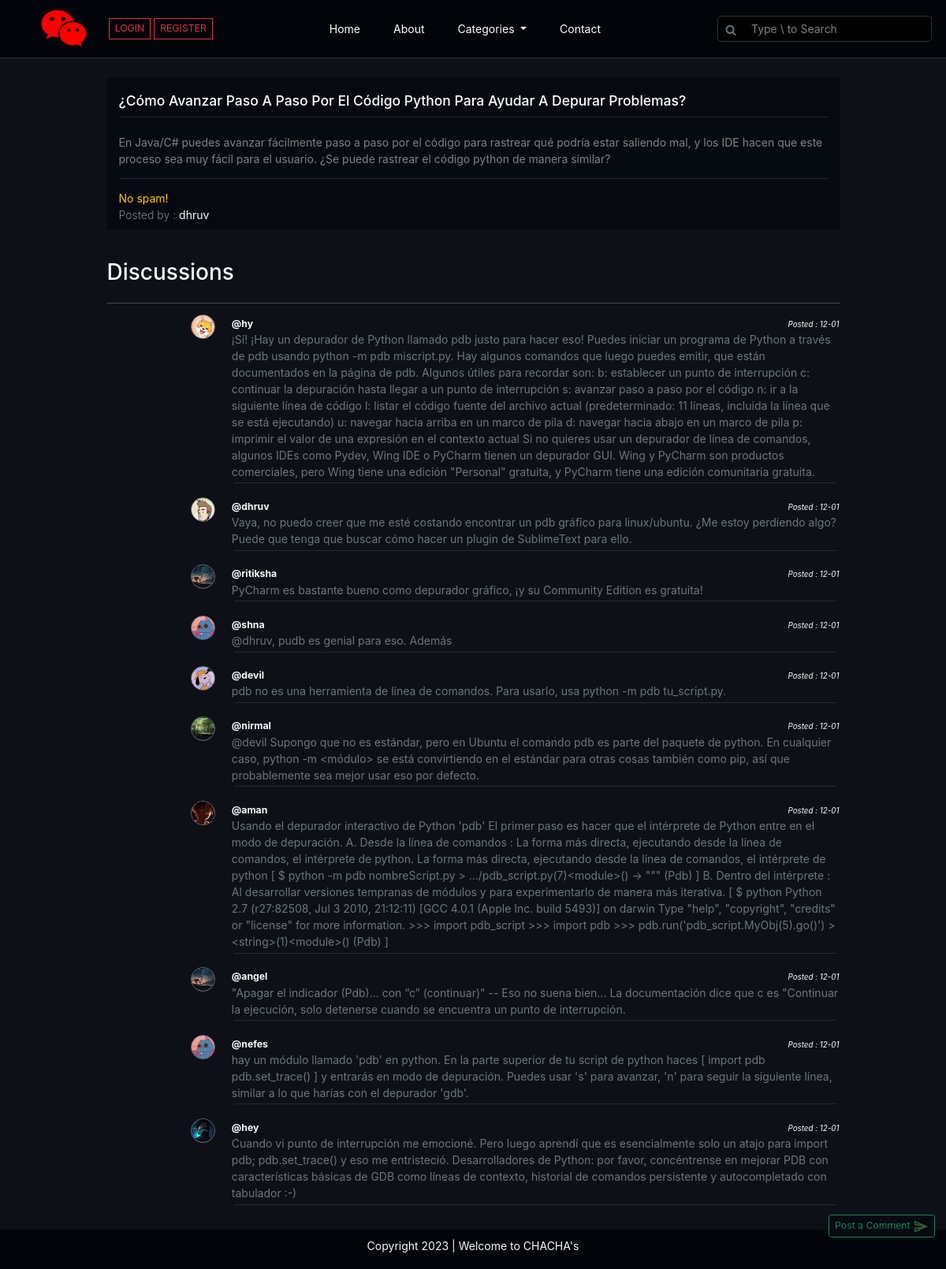
The app's page /thread.php?threadid=7 with its own data.
### tables this page shows
CREATE TABLE `threads` (
  `threads_id` int(255) NOT NULL,
  `threads_title` varchar(100) NOT NULL,
  `threads_desc` text NOT NULL,
  `threads_cat_id` int(255) NOT NULL,
  `threads_user_id` int(255) NOT NULL,
  `threads_reg_date` datetime DEFAULT current_timestamp()
);

CREATE TABLE `users` (
  `id` int(255) NOT NULL,
  `username` varchar(255) NOT NULL,
  `user_email` varchar(30) NOT NULL,
  `password` varchar(255) NOT NULL,
  `user_image` varchar(255) NOT NULL,
  `timestamp` datetime NOT NULL DEFAULT current_timestamp()
);

CREATE TABLE `comments` (
  `comment_id` int(255) NOT NULL,
  `comment_content` text NOT NULL,
  `thread_id` int(255) NOT NULL,
  `comment_by` int(255) NOT NULL,
  `comment_on_id` int(255) NOT NULL,
  `active` int(255) NOT NULL,
  `comment_date` datetime NOT NULL DEFAULT current_timestamp()
);

### thread.php (the view, shortened to what this page needs)
<!DOCTYPE html>
<html lang="en">
<head>
    <link rel="stylesheet" href="https://cdn.jsdelivr.net/npm/bootstrap@5.2.3/dist/css/bootstrap.min.css">
    <link rel="stylesheet" href="https://cdnjs.cloudflare.com/ajax/libs/font-awesome/6.0.0/css/all.min.css" />
    <link rel='stylesheet' href='https://cdnjs.cloudflare.com/ajax/libs/font-awesome/4.7.0/css/font-awesome.min.css'>
    <link rel="stylesheet" href="css_js/style.css">
</head>
<body>
    <div class="container-fluid p-0 thread-page" id="maincontainer">
        <?php include 'partials/_header.php'; ?>
        <?php
        $id = $_GET["threadid"];
        $sql = "select * from threads where threads_id=$id";
        $result = mysqli_query($con, $sql);
        while ($row = mysqli_fetch_assoc($result)) {
            $title = $row["threads_title"];
            $desc = $row["threads_desc"];
            $user_id = $row["threads_user_id"];
            $sql3 = "select * from users where id=$user_id";
            $result3 = mysqli_query($con, $sql3);
            $row3 = mysqli_fetch_assoc($result3);
        }
        ?>
        <div class="container my-4">
            <div class="row">
                <div class="col-md-10 mx-auto">
                    <div class="card my-1 rounded-0 thread-welcome">
                        <div class="card-header border-0">
                            <h5><span class="text-capitalize"><?php echo $title; ?></span></h5>
                            <hr>
                        </div>
                        <div class="card-body border-0">
                            <p><?php echo $desc; ?></p>
                            <hr>
                        </div>
                        <div class="card-footer border-0 pt-0">
                            <p class="m-0 text-warning">No spam!</p>
                            <span class="lead" style="font-size: 14px;">Posted by : <b class="text-light"><?= $row3["username"] ?></b></span>
                        </div>
                    </div>
                </div>
            </div>
        </div>
        <div class="position-fixed" style="bottom: 40px;right:14px;">
            <a href="#" class="fa-solid fa-up-long float-end" id="backtotop" onclick="document.body.scrollTop=0;document.documentElement.scrollTop=0;event.preventDefault()"></a><br>
            <button class="btn btn-sm btn-outline-success text-success" id="" type="button" style="background-color:#060a11;" data-bs-toggle="offcanvas" data-bs-target="#offcanvasBottom" aria-controls="offcanvasBottom">Post a Comment <img src="imgs/send-png-green.png" width="20px" alt=""></button>
        </div>
        <div class="container">
            <div class="row">
                <div class="col-md-10 mx-auto my-3">
                    <h2 class="text-light mb-4">Discussions</h2>
                    <hr class="text-light">
                    <?php
                    $id = $_GET["threadid"];
                    $sql = "select * from comments where thread_id=$id";
                    $result = mysqli_query($con, $sql);
                    $section = 0;
                    while ($row = mysqli_fetch_assoc($result)) {
                        $timestamp = strtotime($row["comment_date"]);
                        $date = date('d-m', $timestamp);
                        $content = $row["comment_content"];
                        $comment_by = $row["comment_by"];
                        $comment_id = $row["comment_id"];
                        $sql2 = "select * from users where id='$comment_by'";
                        $result2 = mysqli_query($con, $sql2);
                        $row2 = mysqli_fetch_assoc($result2);
                        $user_image = $row2["user_image"];
                        if ($section == $comment_id) {
                            echo ' <div class="row my-3" id="section' . $comment_id . '"  style="scroll-margin-top: 40vh;">
                                    <div class="col-2 d-flex justify-content-end align-items-start">
                                    <span class="rounded-5 border border-secondary overflow-hidden" style="width:31px;height:31px;">
                                    <img src="uploaded_img/' . $user_image . '" width="31px" alt="img">
                                    </span>
                                    </div>
                                    <div class="col-10 rounded-2" style="background-color:#010409;">
                                    <p class="m-0 text-light"><b><small>@' . $row2["username"] . '</small></b><i class="float-end"><small style="font-size:.7rem;">Posted : ' . $date . '</small></i></p>
                                    <p class="m-0 text-secondary">' . $content . '</p>
                                    <hr class="m-1 text-secondary">
                                    </div>
                                </div>';
                        } else {
                            echo ' <div class="row my-3">
                                    <div class="col-2 d-flex justify-content-end align-items-start">
                                    <span class="rounded-5 border border-secondary overflow-hidden" style="width:31px;height:31px;">
                                    <img src="uploaded_img/' . $user_image . '" width="31px" alt="img">
                                    </span>
                                    </div>
                                    <div class="col-10">
                                    <p class="m-0 text-light"><b><small>@' . $row2["username"] . '</small></b><i class="float-end"><small style="font-size:.7rem;">Posted : ' . $date . '</small></i></p>
                                    <p class="m-0 text-secondary">' . $content . '</p>
                                    <hr class="m-1 text-secondary">
                                    </div>
                                </div>';
                        }
                    }
                    ?>
                </div>
            </div>
        </div>
    </div>
    <?php include 'partials/_footer.php'; ?>
</body>
</html>

### css_js/style.css (style rules this page uses)
* { scroll-behavior: smooth; }
html,body { font-family: -apple-system, BlinkMacSystemFont, "Segoe UI", Roboto, Oxygen, Ubuntu, Cantarell, "Open Sans", "Helvetica Neue", sans-serif; font-size: 14px; height: 100vh; }
#maincontainer { background-color: #0d1117; min-height: calc(100vh - 50px); padding-bottom: 20px; }
::placeholder { color: grey !important; }
.thread-page .thread-welcome { background-color:#060a11 !important; }
.thread-page .thread-welcome h5 { color: white !important; margin: 10px 0px; }
.thread-page .thread-welcome hr { color: grey !important; margin: 0; padding: 0; }
.thread-page .thread-welcome .card-body, .thread-page .thread-welcome .card-footer { color: grey !important; }

### records on screen
threads: threads_title "¿Cómo Avanzar Paso A Paso Por El Código Python Para Ayudar A Depurar Problemas?", threads_desc "En Java/C# puedes avanzar fácilmente paso a paso por el código para rastrear qué podría estar saliendo mal, y los IDE hacen que este proceso sea muy fácil para el usuario. ¿Se puede rastrear el código python de manera similar?"
users: username "dhruv"
comments: users.user_image (picture), users.username "hy", comment_date "12-01", comment_content "¡Sí! ¡Hay un depurador de Python llamado pdb justo para hacer eso! Puedes iniciar un programa de Python a través de pdb usando python -m pdb miscript.py. Hay algunos comandos que luego puedes emitir, que están documentados en la página de pdb. Algunos útiles para recordar son: b: establecer un punto de interrupción c: continuar la depuración hasta llegar a un punto de interrupción s: avanzar paso a paso por el código n: ir a la siguiente línea de código l: listar el código fuente del archivo actual (predeterminado: 11 líneas, incluida la línea que se está ejecutando) u: navegar hacia arriba en un marco de pila d: navegar hacia abajo en un marco de pila p: imprimir el valor de una expresión…"
comments: users.user_image (picture), users.username "dhruv", comment_date "12-01", comment_content "Vaya, no puedo creer que me esté costando encontrar un pdb gráfico para linux/ubuntu. ¿Me estoy perdiendo algo? Puede que tenga que buscar cómo hacer un plugin de SublimeText para ello."
comments: users.user_image (picture), users.username "ritiksha", comment_date "12-01", comment_content "PyCharm es bastante bueno como depurador gráfico, ¡y su Community Edition es gratuita!"
comments: users.user_image (picture), users.username "shna", comment_date "12-01", comment_content "@dhruv, pudb es genial para eso. Además"
comments: users.user_image (picture), users.username "devil", comment_date "12-01", comment_content "pdb no es una herramienta de línea de comandos. Para usarlo, usa python -m pdb tu_script.py."
comments: users.user_image (picture), users.username "nirmal", comment_date "12-01", comment_content "@devil Supongo que no es estándar, pero en Ubuntu el comando pdb es parte del paquete de python. En cualquier caso, python -m <módulo> se está convirtiendo en el estándar para otras cosas también como pip, así que probablemente sea mejor usar eso por defecto."
comments: users.user_image (picture), users.username "aman", comment_date "12-01", comment_content "Usando el depurador interactivo de Python 'pdb' El primer paso es hacer que el intérprete de Python entre en el modo de depuración. A. Desde la línea de comandos : La forma más directa, ejecutando desde la línea de comandos, el intérprete de python. La forma más directa, ejecutando desde la línea de comandos, el intérprete de python [ $ python -m pdb nombreScript.py > .../pdb_script.py(7)<module>() -> \"\"\" (Pdb) ] B. Dentro del intérprete : Al desarrollar versiones tempranas de módulos y para experimentarlo de manera más iterativa. [ $ python Python 2.7 (r27:82508, Jul 3 2010, 21:12:11) [GCC 4.0.1 (Apple Inc. build 5493)] on darwin Type \"help\", \"copyright\", \"credits\" or \"license\" for more…"
comments: users.user_image (picture), users.username "angel", comment_date "12-01", comment_content "\"Apagar el indicador (Pdb)... con “c” (continuar)\" -- Eso no suena bien... La documentación dice que c es \"Continuar la ejecución, solo detenerse cuando se encuentra un punto de interrupción."
comments: users.user_image (picture), users.username "nefes", comment_date "12-01", comment_content "hay un módulo llamado 'pdb' en python. En la parte superior de tu script de python haces [ import pdb pdb.set_trace() ] y entrarás en modo de depuración. Puedes usar 's' para avanzar, 'n' para seguir la siguiente línea, similar a lo que harías con el depurador 'gdb'."
comments: users.user_image (picture), users.username "hey", comment_date "12-01", comment_content "Cuando vi punto de interrupción me emocioné. Pero luego aprendí que es esencialmente solo un atajo para import pdb; pdb.set_trace() y eso me entristeció. Desarrolladores de Python: por favor, concéntrense en mejorar PDB con características básicas de GDB como líneas de contexto, historial de comandos persistente y autocompletado con tabulador :-)"
